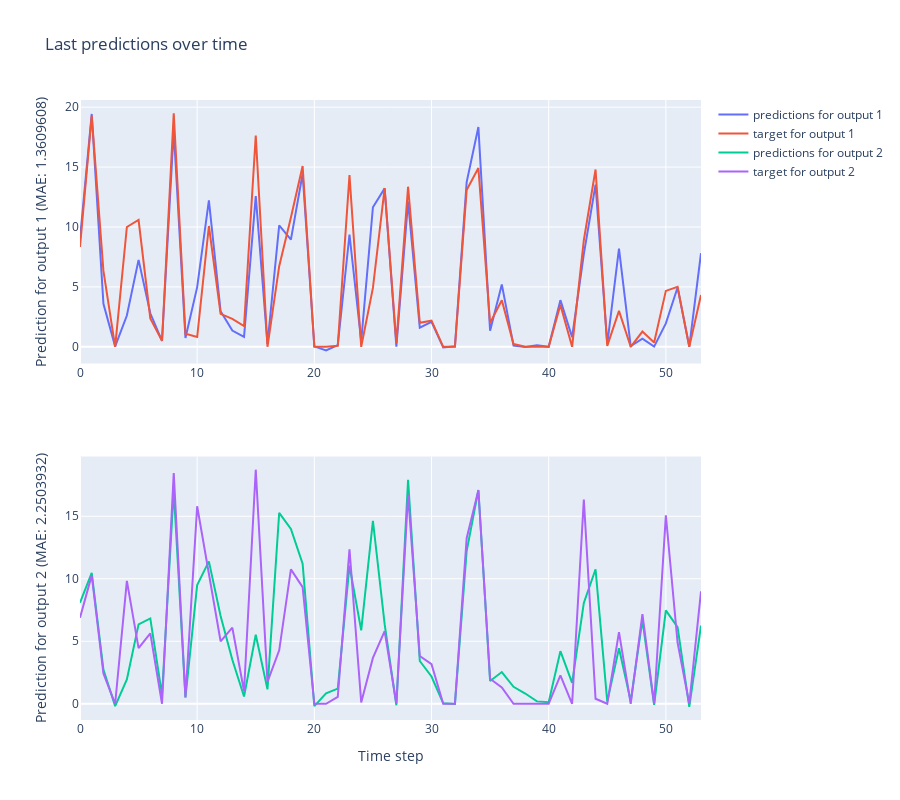

Notebook code for this chart:
### Code cell
#test test dataset

predictions = [] 
ys = []   
with torch.no_grad():
    for x, y in test_dataloader:
        # Append only the last prediction of each sequence
        predictions.append(ltc_model(x)[0].numpy()[:, -1, :])
        # print(y.shape)
        # print(ltc_model(x)[0].numpy().shape)

        ys.append(y.numpy()[:, -1, :])

predictions = np.concatenate(predictions, axis=0)
ys = np.concatenate(ys, axis=0)

# Plot the predictions using plotly
import plotly.graph_objects as go

from sklearn.metrics import mean_absolute_error
#remove 3 rd dimension in ys but keep 4th
print(ys.shape)
print(predictions.shape)
ys = ys.reshape(ys.shape[0], -1)  # reshape to (352, 2)

# Compute the MAE for both output variables
mae_1 = mean_absolute_error(ys[:, 0], predictions[:, 0])
mae_2 = mean_absolute_error(ys[:, 1], predictions[:, 1])
print("Mean Absolute Error for output 1:", mae_1)
print("Mean Absolute Error for output 2:", mae_2)

#import make_subplots
from plotly.subplots import make_subplots


fig = make_subplots(rows=2, cols=1)

fig.add_trace(go.Scatter(y=predictions[:, 0],
                    mode='lines',
                    name='predictions for output 1'), row=1, col=1)
fig.add_trace(go.Scatter(y=ys[:, 0],
                    mode='lines',
                    name='target for output 1'), row=1, col=1)

fig.add_trace(go.Scatter(y=predictions[:, 1],
                    mode='lines',
                    name='predictions for output 2'), row=2, col=1)
fig.add_trace(go.Scatter(y=ys[:, 1],
                    mode='lines',
                    name='target for output 2'), row=2, col=1)

fig.update_layout(
    title='Last predictions over time',
    height=800
)

fig.update_yaxes(title_text="Prediction for output 1 (MAE: " + str(mae_1) + ")", row=1, col=1)
fig.update_yaxes(title_text="Prediction for output 2 (MAE: " + str(mae_2) + ")", row=2, col=1)

fig.update_xaxes(title_text="Time step", row=2, col=1)

fig.show()

### Figure 1 — Plotly figure (JSON) as saved in the notebook; plotly's stock layout.template omitted (floating-point values rounded to 4 significant figures)
{"data": [{"mode": "lines", "name": "predictions for output 1", "type": "scatter", "xaxis": "x", "y": [8.992, 19.44, 3.593, 0.03802, 2.615, 7.255, 2.796, 0.4992, 18.05, 0.7397, 4.984, 12.22, 2.975, 1.353, 0.8306, 12.57, 0.2349, 10.14, 8.948, 14.45, 0.03565, -0.2931, 0.1422, 9.373, 0.4816, 11.65, 13.22, 0.008783, 12.12, 1.596, 2.078, -0.05154, 0.04921, 13.75, 18.34, 1.35, 5.209, 0.0983, -0.02254, 0.138, -0.001679, 3.896, 0.808, 7.74, 13.54, 0.2332, 8.196, 0.05573, 0.6846, 0.01326, 1.958, 4.954, 0.01377, 7.811], "yaxis": "y"}, {"mode": "lines", "name": "target for output 1", "type": "scatter", "xaxis": "x", "y": [8.333, 19.27, 6.333, 0, 10, 10.58, 2.364, 0.5, 19.5, 1.1, 0.8182, 10.08, 2.75, 2.333, 1.727, 17.64, 0, 6.727, 10.8, 15.08, 0, 0, 0.09091, 14.33, 0, 4.917, 13.25, 0.3333, 13.36, 2, 2.182, 0, 0, 13.08, 14.92, 2, 3.889, 0.2308, 0, 0, 0, 3.5, 0, 8.909, 14.8, 0.08333, 3, 0, 1.273, 0.3636, 4.667, 5, 0, 4.333], "yaxis": "y"}, {"mode": "lines", "name": "predictions for output 2", "type": "scatter", "xaxis": "x2", "y": [8.088, 10.47, 2.738, -0.189, 1.952, 6.351, 6.826, 0.7024, 17.08, 0.5098, 9.5, 11.39, 7.021, 3.519, 0.5876, 5.527, 1.152, 15.28, 13.98, 11.21, -0.1826, 0.835, 1.216, 11.05, 5.877, 14.64, 6.364, -0.1191, 17.91, 3.424, 2.181, 0.03932, -0.01009, 12.22, 17.1, 1.828, 2.541, 1.361, 0.8207, 0.1918, 0.1307, 4.208, 1.669, 8.069, 10.76, 0.1721, 4.446, 0.2121, 6.688, -0.07783, 7.469, 6.129, -0.2432, 6.256], "yaxis": "y2"}, {"mode": "lines", "name": "target for output 2", "type": "scatter", "xaxis": "x2", "y": [6.889, 10.27, 2.417, 0, 9.833, 4.455, 5.636, 0, 18.45, 0.5, 15.8, 10.33, 5, 6.091, 1, 18.73, 1.75, 4.273, 10.75, 9.333, 0, 0, 0.5455, 12.36, 0.1111, 3.667, 5.818, 0, 16.73, 3.818, 3.167, 0, 0, 13.25, 17.08, 2, 1.3, 0, 0, 0, 0, 2.273, 0, 16.33, 0.4, 0, 5.727, 0, 7.167, 0, 15.08, 4.9, 0, 9], "yaxis": "y2"}], "layout": {"height": 800, "title": {"text": "Last predictions over time"}, "xaxis": {"anchor": "y", "domain": [0, 1]}, "xaxis2": {"anchor": "y2", "domain": [0, 1], "title": {"text": "Time step"}}, "yaxis": {"anchor": "x", "domain": [0.575, 1], "title": {"text": "Prediction for output 1 (MAE: 1.3609608)"}}, "yaxis2": {"anchor": "x2", "domain": [0, 0.425], "title": {"text": "Prediction for output 2 (MAE: 2.2503932)"}}}}
